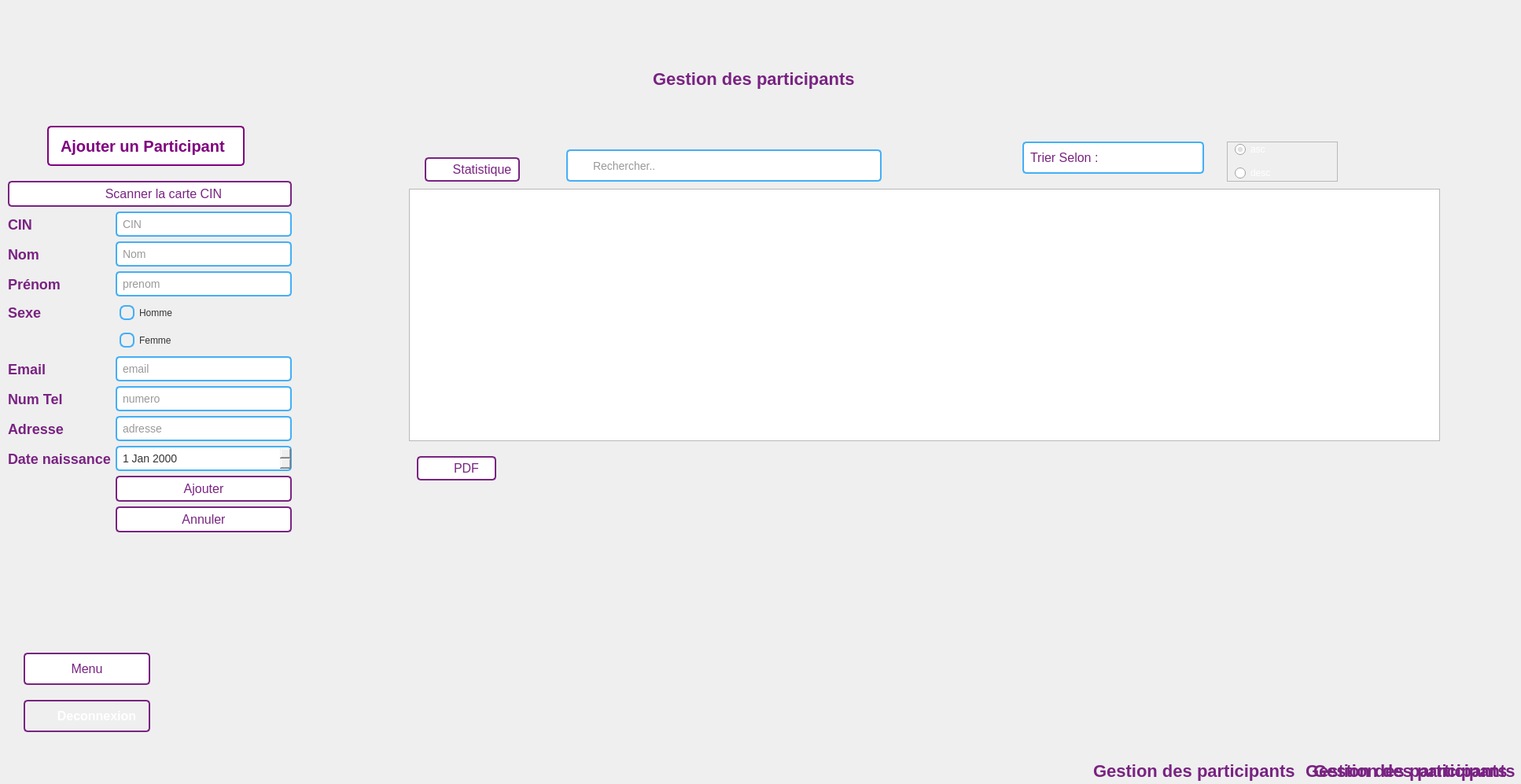
<?xml version="1.0" encoding="UTF-8"?>
<ui version="4.0">
 <class>gestion_participant</class>
 <widget class="QDialog" name="gestion_participant">
  <property name="geometry">
   <rect>
    <x>0</x>
    <y>0</y>
    <width>1934</width>
    <height>997</height>
   </rect>
  </property>
  <property name="windowTitle">
   <string>Dialog</string>
  </property>
  <widget class="QLabel" name="label_5">
   <property name="geometry">
    <rect>
     <x>710</x>
     <y>120</y>
     <width>61</width>
     <height>41</height>
    </rect>
   </property>
   <property name="text">
    <string/>
   </property>
   <property name="pixmap">
    <pixmap>../../../Downloads/search (1).svg</pixmap>
   </property>
  </widget>
  <widget class="QWidget" name="formLayoutWidget_2">
   <property name="geometry">
    <rect>
     <x>10</x>
     <y>230</y>
     <width>361</width>
     <height>471</height>
    </rect>
   </property>
   <layout class="QFormLayout" name="formLayout_2">
    <item row="0" column="0" colspan="2">
     <widget class="QPushButton" name="scan_CIN">
      <property name="styleSheet">
       <string notr="true">QPushButton {
    display: inline-block;
    padding: 5px;
    font-size: 16px;
    text-align: center;
    text-decoration: none;
    cursor: pointer;
    border: 2px solid #792382;
    color: #792382;
    border-radius: 5px;
    transition: background-color 0.3s, color 0.3s;
    background-color: #ffffff; /* Arrière-plan blanc */
    background-image: url(&quot;C:/Users/user/Documents/interface à bechir/images/camera.svg&quot;); /* Chemin de l'image */
    background-repeat: no-repeat; /* Ne pas répéter l'image */
    background-position: left center; /* Positionner l'image à gauche du bouton */
    padding-left: 40px; /* Ajustez ceci selon la taille de votre image */
}

QPushButton:hover {
    background-color: #43aff7; /* Arrière-plan bleu au survol */
    color: #ffff; /* Texte en blanc au survol */
}

QPushButton:pressed {
    transform: translateY(1px);
}
</string>
      </property>
      <property name="text">
       <string>Scanner la carte CIN</string>
      </property>
     </widget>
    </item>
    <item row="1" column="0">
     <widget class="QLabel" name="label">
      <property name="styleSheet">
       <string notr="true">QLabel {
    font-size: 18px;
    color: #792382; /* Couleur du texte */
    font-weight: bold; /* Gras */
    /* Ajoutez d'autres styles selon vos besoins */
}
</string>
      </property>
      <property name="text">
       <string>CIN</string>
      </property>
     </widget>
    </item>
    <item row="1" column="1">
     <widget class="QLineEdit" name="CIN">
      <property name="styleSheet">
       <string notr="true">QLineEdit {
    padding: 5px;
    border: 2px solid #43aff7;
    border-radius: 5px;
    font-size: 14px;
    color: #333;
}

QLineEdit:focus {
    border-color: #2ecc71; /* Couleur de la bordure lorsqu'il est activé */
}
</string>
      </property>
      <property name="text">
       <string/>
      </property>
      <property name="placeholderText">
       <string>CIN</string>
      </property>
     </widget>
    </item>
    <item row="2" column="0">
     <widget class="QLabel" name="label_4">
      <property name="styleSheet">
       <string notr="true">QLabel {
    font-size: 18px;
    color: #792382; /* Couleur du texte */
    font-weight: bold; /* Gras */
    /* Ajoutez d'autres styles selon vos besoins */
}
</string>
      </property>
      <property name="text">
       <string>Nom</string>
      </property>
     </widget>
    </item>
    <item row="2" column="1">
     <widget class="QLineEdit" name="nom">
      <property name="styleSheet">
       <string notr="true">QLineEdit {
    padding: 5px;
    border: 2px solid #43aff7;
    border-radius: 5px;
    font-size: 14px;
    color: #333;
}

QLineEdit:focus {
    border-color: #2ecc71; /* Couleur de la bordure lorsqu'il est activé */
}
</string>
      </property>
      <property name="placeholderText">
       <string>Nom </string>
      </property>
     </widget>
    </item>
    <item row="3" column="0">
     <widget class="QLabel" name="label_9">
      <property name="styleSheet">
       <string notr="true">QLabel {
    font-size: 18px;
    color: #792382; /* Couleur du texte */
    font-weight: bold; /* Gras */
    /* Ajoutez d'autres styles selon vos besoins */
}
</string>
      </property>
      <property name="text">
       <string>Prénom</string>
      </property>
     </widget>
    </item>
    <item row="3" column="1">
     <widget class="QLineEdit" name="prenom">
      <property name="styleSheet">
       <string notr="true">QLineEdit {
    padding: 5px;
    border: 2px solid #43aff7;
    border-radius: 5px;
    font-size: 14px;
    color: #333;
}

QLineEdit:focus {
    border-color: #2ecc71; /* Couleur de la bordure lorsqu'il est activé */
}
</string>
      </property>
      <property name="placeholderText">
       <string>prenom</string>
      </property>
     </widget>
    </item>
    <item row="4" column="0">
     <widget class="QLabel" name="label_6">
      <property name="styleSheet">
       <string notr="true">QLabel {
    font-size: 18px;
    color: #792382; /* Couleur du texte */
    font-weight: bold; /* Gras */
    /* Ajoutez d'autres styles selon vos besoins */
}
</string>
      </property>
      <property name="text">
       <string>Sexe</string>
      </property>
     </widget>
    </item>
    <item row="4" column="1">
     <widget class="QRadioButton" name="homme">
      <property name="styleSheet">
       <string notr="true">QRadioButton {
    padding: 5px;
    color: #333;
}

QRadioButton::indicator {
    width: 15px;
    height: 15px;
    border: 2px solid #43aff7;
    border-radius: 7px;
}

QRadioButton::indicator:checked {
    background-color: #2ecc71; /* Couleur de fond lorsque sélectionné */
}

QRadioButton::indicator:hover {
    border-color: #3498db; /* Couleur de la bordure au survol */
}

QRadioButton::indicator:checked:hover {
    background-color: #2ecc71; /* Couleur de fond lorsque sélectionné et au survol */
}
</string>
      </property>
      <property name="text">
       <string>Homme</string>
      </property>
     </widget>
    </item>
    <item row="5" column="1">
     <widget class="QRadioButton" name="femme">
      <property name="styleSheet">
       <string notr="true">QRadioButton {
    padding: 5px;
    color: #333;
}

QRadioButton::indicator {
    width: 15px;
    height: 15px;
    border: 2px solid #43aff7;
    border-radius: 7px;
}

QRadioButton::indicator:checked {
    background-color: #2ecc71; /* Couleur de fond lorsque sélectionné */
}

QRadioButton::indicator:hover {
    border-color: #3498db; /* Couleur de la bordure au survol */
}

QRadioButton::indicator:checked:hover {
    background-color: #2ecc71; /* Couleur de fond lorsque sélectionné et au survol */
}
</string>
      </property>
      <property name="text">
       <string>Femme</string>
      </property>
     </widget>
    </item>
    <item row="6" column="0">
     <widget class="QLabel" name="label_7">
      <property name="styleSheet">
       <string notr="true">QLabel {
    font-size: 18px;
    color: #792382; /* Couleur du texte */
    font-weight: bold; /* Gras */
    /* Ajoutez d'autres styles selon vos besoins */
}
</string>
      </property>
      <property name="text">
       <string>Email</string>
      </property>
     </widget>
    </item>
    <item row="6" column="1">
     <widget class="QLineEdit" name="email">
      <property name="styleSheet">
       <string notr="true">QLineEdit {
    padding: 5px;
    border: 2px solid #43aff7;
    border-radius: 5px;
    font-size: 14px;
    color: #333;
}

QLineEdit:focus {
    border-color: #2ecc71; /* Couleur de la bordure lorsqu'il est activé */
}
</string>
      </property>
      <property name="placeholderText">
       <string>email</string>
      </property>
     </widget>
    </item>
    <item row="7" column="0">
     <widget class="QLabel" name="label_16">
      <property name="styleSheet">
       <string notr="true">QLabel {
    font-size: 18px;
    color: #792382; /* Couleur du texte */
    font-weight: bold; /* Gras */
    /* Ajoutez d'autres styles selon vos besoins */
}
</string>
      </property>
      <property name="text">
       <string>Num Tel</string>
      </property>
     </widget>
    </item>
    <item row="7" column="1">
     <widget class="QLineEdit" name="num_tel">
      <property name="styleSheet">
       <string notr="true">QLineEdit {
    padding: 5px;
    border: 2px solid #43aff7;
    border-radius: 5px;
    font-size: 14px;
    color: #333;
}

QLineEdit:focus {
    border-color: #2ecc71; /* Couleur de la bordure lorsqu'il est activé */
}
</string>
      </property>
      <property name="placeholderText">
       <string>numero</string>
      </property>
     </widget>
    </item>
    <item row="8" column="0">
     <widget class="QLabel" name="label_19">
      <property name="styleSheet">
       <string notr="true">QLabel {
    font-size: 18px;
    color: #792382; /* Couleur du texte */
    font-weight: bold; /* Gras */
    /* Ajoutez d'autres styles selon vos besoins */
}
</string>
      </property>
      <property name="text">
       <string>Adresse</string>
      </property>
     </widget>
    </item>
    <item row="8" column="1">
     <widget class="QLineEdit" name="adresse">
      <property name="styleSheet">
       <string notr="true">QLineEdit {
    padding: 5px;
    border: 2px solid #43aff7;
    border-radius: 5px;
    font-size: 14px;
    color: #333;
}

QLineEdit:focus {
    border-color: #2ecc71; /* Couleur de la bordure lorsqu'il est activé */
}
</string>
      </property>
      <property name="placeholderText">
       <string>adresse</string>
      </property>
     </widget>
    </item>
    <item row="10" column="0">
     <widget class="QLabel" name="label_17">
      <property name="styleSheet">
       <string notr="true">QLabel {
    font-size: 18px;
    color: #792382; /* Couleur du texte */
    font-weight: bold; /* Gras */
    /* Ajoutez d'autres styles selon vos besoins */
}
</string>
      </property>
      <property name="text">
       <string>Date naissance</string>
      </property>
     </widget>
    </item>
    <item row="10" column="1">
     <widget class="QDateEdit" name="date_naiss">
      <property name="font">
       <font>
        <pointsize>-1</pointsize>
        <weight>50</weight>
        <bold>false</bold>
       </font>
      </property>
      <property name="styleSheet">
       <string notr="true">/* Style de base pour QDateEdit */
QDateEdit {
    padding: 5px;
    border: 2px solid #43aff7;
    border-radius: 5px;
    font-size: 14px;
    color: #333;
}

/* Style lorsqu'il est activé */
QDateEdit:focus {
    border-color: #2ecc71;
}
</string>
      </property>
     </widget>
    </item>
    <item row="11" column="1">
     <widget class="QPushButton" name="ajouter">
      <property name="styleSheet">
       <string notr="true">QPushButton {
    padding: 5px;
    font-size: 16px;
    text-align: center;
    text-decoration: none;
    border: 2px solid #792382;
    background-color: white; /* Fond blanc */
    color: #792382; /* Écriture en violet */
    border-radius: 5px;
}

QPushButton:hover {
    background-color: #43aff7;
}
</string>
      </property>
      <property name="text">
       <string>Ajouter</string>
      </property>
     </widget>
    </item>
    <item row="12" column="1">
     <widget class="QPushButton" name="annuler">
      <property name="styleSheet">
       <string notr="true">QPushButton {
    padding: 5px;
    font-size: 16px;
    text-align: center;
    text-decoration: none;
    border: 2px solid #792382;
    background-color: white; /* Fond blanc */
    color: #792382; /* Écriture en violet */
    border-radius: 5px;
}

QPushButton:hover {
    background-color: #43aff7;
}
</string>
      </property>
      <property name="text">
       <string>Annuler</string>
      </property>
     </widget>
    </item>
   </layout>
  </widget>
  <widget class="QPushButton" name="telecharger">
   <property name="geometry">
    <rect>
     <x>530</x>
     <y>580</y>
     <width>101</width>
     <height>31</height>
    </rect>
   </property>
   <property name="styleSheet">
    <string notr="true">QPushButton {
    padding: 5px;
    font-size: 16px;
    text-align: center;
    border: 2px solid #792382;
    color: #792382;
    border-radius: 5px;
    background-image: url(&quot;images/download.svg&quot;);
    background-repeat: no-repeat;
    background-position: left center;
    padding-left: 30px; /* Ajustez ceci selon la taille de votre image */
    background-color: #ffffff; /* Arrière-plan blanc */
}

QPushButton:hover {
    background-color: #43aff7; /* Arrière-plan bleu au survol */
    color: #ffff; /* Texte en blanc au survol */
}</string>
   </property>
   <property name="text">
    <string>PDF</string>
   </property>
  </widget>
  <widget class="QLineEdit" name="rechercher">
   <property name="geometry">
    <rect>
     <x>720</x>
     <y>190</y>
     <width>401</width>
     <height>41</height>
    </rect>
   </property>
   <property name="styleSheet">
    <string notr="true">QLineEdit {
    padding: 5px;
    border: 2px solid #43aff7;
    border-radius: 5px;
    font-size: 14px;
    color: #333;
    padding-left: 30px; /* Ajustez ceci selon la taille de votre image */
    background-image: url(&quot;images/search.svg&quot;);
    background-repeat: no-repeat;
    background-position: left center;
    background-size: contain;
}

QLineEdit::placeholder {
    color: #666; /* Couleur du texte de repère */
}

QLineEdit:focus {
    border-color: #2ecc71; /* Couleur de la bordure lorsqu'il est activé */
}
</string>
   </property>
   <property name="placeholderText">
    <string>Rechercher..</string>
   </property>
  </widget>
  <widget class="QPushButton" name="afficher">
   <property name="geometry">
    <rect>
     <x>1020</x>
     <y>290</y>
     <width>41</width>
     <height>31</height>
    </rect>
   </property>
   <property name="styleSheet">
    <string notr="true">QPushButton {
    display: inline-block;
    padding: 5px;
    font-size: 16px;
    text-align: center;
    text-decoration: none;
    cursor: pointer;
    color: #792382; /* Couleur du texte */
    border-radius: 5px;
    transition: background-color 0.3s, color 0.3s;
    background-color: #ffffff; /* Arrière-plan blanc */
    border: none; /* Supprimer la bordure */
    outline: none; /* Supprimer le contour au focus */
    background-image: url(&quot;C:/Users/user/Documents/interface à bechir/images/refresh-ccw.svg&quot;); /* Chemin de l'image */
    background-repeat: no-repeat; /* Ne pas répéter l'image */
    background-position: center; /* Centrer l'image */
}

QPushButton:hover {
    background-color: #43aff7; /* Arrière-plan bleu au survol */
    color: #ffff; /* Texte en blanc au survol */
}

QPushButton:pressed {
    transform: translateY(1px);
}
</string>
   </property>
   <property name="text">
    <string/>
   </property>
  </widget>
  <widget class="QTableWidget" name="tableWidget">
   <property name="geometry">
    <rect>
     <x>520</x>
     <y>240</y>
     <width>1311</width>
     <height>321</height>
    </rect>
   </property>
   <property name="styleSheet">
    <string notr="true"/>
   </property>
  </widget>
  <widget class="QPushButton" name="statistique">
   <property name="geometry">
    <rect>
     <x>540</x>
     <y>200</y>
     <width>121</width>
     <height>31</height>
    </rect>
   </property>
   <property name="styleSheet">
    <string notr="true">QPushButton {
    padding: 5px;
    font-size: 16px;
    text-align: center;
    border: 2px solid #792382;
    color: #792382; /* Changement de couleur du texte en violet */
    border-radius: 5px;
    background-image: url(&quot;images/bar-chart.svg&quot;);
    background-repeat: no-repeat;
    background-position: left center;
    padding-left: 30px; /* Ajustez ceci selon la taille de votre image */
    background-color: #fff; /* Changement de couleur de fond en blanc */
}

QPushButton:hover {
    background-color: #43aff7; /* Changement de couleur de fond au survol */
    color: #792382; /* Garder la couleur du texte en violet */
}

</string>
   </property>
   <property name="text">
    <string>Statistique</string>
   </property>
  </widget>
  <widget class="QPushButton" name="logout">
   <property name="geometry">
    <rect>
     <x>30</x>
     <y>890</y>
     <width>161</width>
     <height>41</height>
    </rect>
   </property>
   <property name="styleSheet">
    <string notr="true">QPushButton {
    padding: 5px;
    font-size: 16px;
    text-align: center;
    text-decoration: none;
    border: 2px solid #792382;
    color: white;
    border-radius: 5px;
    background-image: url(&quot;images/log-out.svg&quot;);
    background-repeat: no-repeat;
    background-position: left center;
    padding-left: 30px;
    font-weight: bold; /* Texte en gras */
}

QPushButton:hover {
    background-color: #43aff7;
}
</string>
   </property>
   <property name="text">
    <string>Deconnexion</string>
   </property>
  </widget>
  <widget class="QLabel" name="label_21">
   <property name="geometry">
    <rect>
     <x>60</x>
     <y>160</y>
     <width>251</width>
     <height>51</height>
    </rect>
   </property>
   <property name="styleSheet">
    <string notr="true">QLabel {
    color: #800080; /* Couleur du texte violette */
    font-size: 20px; /* Taille de la police */
    font-weight: bold; /* Police en gras */
    background-color: #ffffff; /* Couleur de fond */
    border: 2px solid #800080; /* Bordure violette */
    border-radius: 5px; /* Coins arrondis */
    padding: 10px; /* Marge intérieure */
}

QLabel:hover {
    background-color: #add8e6; /* Couleur de fond au survol (bleu clair) */
    border-color: #4B0082; /* Couleur de la bordure au survol */
}</string>
   </property>
   <property name="text">
    <string>Ajouter un Participant</string>
   </property>
  </widget>
  <widget class="QPushButton" name="rafraichir_ajouter_p">
   <property name="geometry">
    <rect>
     <x>1780</x>
     <y>250</y>
     <width>41</width>
     <height>31</height>
    </rect>
   </property>
   <property name="styleSheet">
    <string notr="true">QPushButton {
    padding: 5px;
    font-size: 16px;
    text-align: center;
    text-decoration: none;
    color: #792382; /* Couleur du texte */
    border-radius: 5px;
    background-color: #ffffff; /* Arrière-plan blanc */
    border: none; 
    background-image: url(&quot;images/refresh-ccw.svg&quot;); 
    background-repeat: no-repeat; /* Ne pas répéter l'image */
    background-position: center; /* Centrer l'image */
}

QPushButton:hover {
    background-color: #43aff7; /* Arrière-plan bleu au survol */
    color: #ffff; /* Texte en blanc au survol */
}

</string>
   </property>
   <property name="text">
    <string/>
   </property>
  </widget>
  <widget class="QLabel" name="Background">
   <property name="geometry">
    <rect>
     <x>0</x>
     <y>-10</y>
     <width>2081</width>
     <height>1311</height>
    </rect>
   </property>
   <property name="styleSheet">
    <string notr="true">background-image: url(&quot;D:/ESPRIT/c++/Projet/ProjetC++/images/back.jpg&quot;);</string>
   </property>
   <property name="text">
    <string/>
   </property>
  </widget>
  <widget class="QLabel" name="logo">
   <property name="geometry">
    <rect>
     <x>910</x>
     <y>0</y>
     <width>111</width>
     <height>91</height>
    </rect>
   </property>
   <property name="styleSheet">
    <string notr="true">
    background-image: url(&quot;D:/ESPRIT/c++/Projet/ProjetC++/images/logo.png&quot;);</string>
   </property>
   <property name="text">
    <string/>
   </property>
   <property name="pixmap">
    <pixmap>../../../Documents/interface à bechir/interface ├á bechir/images/logo.png</pixmap>
   </property>
  </widget>
  <widget class="QPushButton" name="Menu">
   <property name="geometry">
    <rect>
     <x>30</x>
     <y>830</y>
     <width>161</width>
     <height>41</height>
    </rect>
   </property>
   <property name="styleSheet">
    <string notr="true">QPushButton {
    padding: 5px;
    font-size: 16px;
    text-align: center;
    text-decoration: none;
    border: 2px solid #792382;
    background-color: white; /* Fond blanc */
    color: #792382; /* Écriture en violet */
    border-radius: 5px;
}

QPushButton:hover {
    background-color: #43aff7;
}
</string>
   </property>
   <property name="text">
    <string>Menu</string>
   </property>
  </widget>
  <widget class="QFrame" name="frame">
   <property name="geometry">
    <rect>
     <x>1560</x>
     <y>180</y>
     <width>141</width>
     <height>51</height>
    </rect>
   </property>
   <property name="frameShape">
    <enum>QFrame::StyledPanel</enum>
   </property>
   <property name="frameShadow">
    <enum>QFrame::Raised</enum>
   </property>
   <widget class="QRadioButton" name="asc">
    <property name="geometry">
     <rect>
      <x>10</x>
      <y>0</y>
      <width>97</width>
      <height>20</height>
     </rect>
    </property>
    <property name="styleSheet">
     <string notr="true">color:#ffffff</string>
    </property>
    <property name="text">
     <string>asc</string>
    </property>
    <property name="checked">
     <bool>true</bool>
    </property>
   </widget>
   <widget class="QRadioButton" name="desc">
    <property name="geometry">
     <rect>
      <x>10</x>
      <y>30</y>
      <width>97</width>
      <height>20</height>
     </rect>
    </property>
    <property name="styleSheet">
     <string notr="true">color:#ffffff
</string>
    </property>
    <property name="text">
     <string>desc</string>
    </property>
   </widget>
  </widget>
  <widget class="QComboBox" name="triCombo">
   <property name="geometry">
    <rect>
     <x>1300</x>
     <y>180</y>
     <width>231</width>
     <height>41</height>
    </rect>
   </property>
   <property name="styleSheet">
    <string notr="true">/* Style de base du QComboBox */
QComboBox {
    padding: 8px;
    font-size: 16px;
    border: 2px solid #43aff7; /* Couleur de la bordure en bleu */
    border-radius: 5px;
    background-color: #fff;
    color: #792382; /* Couleur du texte en violet */
    background-image: url(&quot;C:/Users/user/Documents/interface à bechir/images/chevron-down.svg&quot;);
    background-repeat: no-repeat;
    background-position: right center; /* Position de l'image à droite et centrée verticalement */
    padding-right: 25px; /* Ajustement de la taille pour laisser de l'espace à l'image */
}

/* Style de la flèche du QComboBox */
QComboBox::drop-down {
    border: none;
    width: 20px;
    background-color: transparent;
}

/* Style de la flèche au survol */
QComboBox::drop-down:hover {
    background-color: #f0f0f0; /* Couleur de fond au survol en gris clair */
}

/* Style du QComboBox au survol */
QComboBox:hover {
    background-color: #f0f0f0; /* Couleur de fond au survol en gris clair */
}
</string>
   </property>
   <item>
    <property name="text">
     <string>Trier Selon :</string>
    </property>
   </item>
   <item>
    <property name="text">
     <string>Sexe</string>
    </property>
   </item>
   <item>
    <property name="text">
     <string>Date de naissance</string>
    </property>
   </item>
   <item>
    <property name="text">
     <string>Prenom</string>
    </property>
   </item>
  </widget>
  <widget class="QLabel" name="title">
   <property name="geometry">
    <rect>
     <x>830</x>
     <y>80</y>
     <width>271</width>
     <height>41</height>
    </rect>
   </property>
   <property name="styleSheet">
    <string notr="true">QLabel {
    font-size: 22px;
    color: #792382; /* Couleur du texte */
    font-weight: bold; /* Gras */
    /* Ajoutez d'autres styles selon vos besoins */
}
</string>
   </property>
   <property name="text">
    <string>Gestion des participants</string>
   </property>
  </widget>
  <widget class="QLabel" name="logo_2">
   <property name="geometry">
    <rect>
     <x>1470</x>
     <y>880</y>
     <width>111</width>
     <height>91</height>
    </rect>
   </property>
   <property name="styleSheet">
    <string notr="true">
    background-image: url(&quot;D:/ESPRIT/c++/Projet/ProjetC++/images/logo.png&quot;);</string>
   </property>
   <property name="text">
    <string/>
   </property>
   <property name="pixmap">
    <pixmap>../../../Documents/interface à bechir/interface ├á bechir/images/logo.png</pixmap>
   </property>
  </widget>
  <widget class="QLabel" name="title_2">
   <property name="geometry">
    <rect>
     <x>1390</x>
     <y>960</y>
     <width>271</width>
     <height>41</height>
    </rect>
   </property>
   <property name="styleSheet">
    <string notr="true">QLabel {
    font-size: 22px;
    color: #792382; /* Couleur du texte */
    font-weight: bold; /* Gras */
    /* Ajoutez d'autres styles selon vos besoins */
}
</string>
   </property>
   <property name="text">
    <string>Gestion des participants</string>
   </property>
  </widget>
  <widget class="QLabel" name="title_3">
   <property name="geometry">
    <rect>
     <x>1660</x>
     <y>960</y>
     <width>271</width>
     <height>41</height>
    </rect>
   </property>
   <property name="styleSheet">
    <string notr="true">QLabel {
    font-size: 22px;
    color: #792382; /* Couleur du texte */
    font-weight: bold; /* Gras */
    /* Ajoutez d'autres styles selon vos besoins */
}
</string>
   </property>
   <property name="text">
    <string>Gestion des participants</string>
   </property>
  </widget>
  <widget class="QLabel" name="title_4">
   <property name="geometry">
    <rect>
     <x>1670</x>
     <y>960</y>
     <width>271</width>
     <height>41</height>
    </rect>
   </property>
   <property name="styleSheet">
    <string notr="true">QLabel {
    font-size: 22px;
    color: #792382; /* Couleur du texte */
    font-weight: bold; /* Gras */
    /* Ajoutez d'autres styles selon vos besoins */
}
</string>
   </property>
   <property name="text">
    <string>Gestion des participants</string>
   </property>
  </widget>
  <widget class="QLabel" name="logo_3">
   <property name="geometry">
    <rect>
     <x>1660</x>
     <y>910</y>
     <width>111</width>
     <height>91</height>
    </rect>
   </property>
   <property name="styleSheet">
    <string notr="true">
    background-image: url(&quot;D:/ESPRIT/c++/Projet/ProjetC++/images/logo.png&quot;);</string>
   </property>
   <property name="text">
    <string/>
   </property>
   <property name="pixmap">
    <pixmap>../../../Documents/interface à bechir/interface ├á bechir/images/logo.png</pixmap>
   </property>
  </widget>
  <zorder>Background</zorder>
  <zorder>label_5</zorder>
  <zorder>formLayoutWidget_2</zorder>
  <zorder>telecharger</zorder>
  <zorder>rechercher</zorder>
  <zorder>afficher</zorder>
  <zorder>tableWidget</zorder>
  <zorder>statistique</zorder>
  <zorder>logout</zorder>
  <zorder>label_21</zorder>
  <zorder>rafraichir_ajouter_p</zorder>
  <zorder>logo</zorder>
  <zorder>Menu</zorder>
  <zorder>frame</zorder>
  <zorder>triCombo</zorder>
  <zorder>title</zorder>
  <zorder>logo_2</zorder>
  <zorder>title_2</zorder>
  <zorder>title_3</zorder>
  <zorder>title_4</zorder>
  <zorder>logo_3</zorder>
 </widget>
 <resources/>
 <connections/>
</ui>
